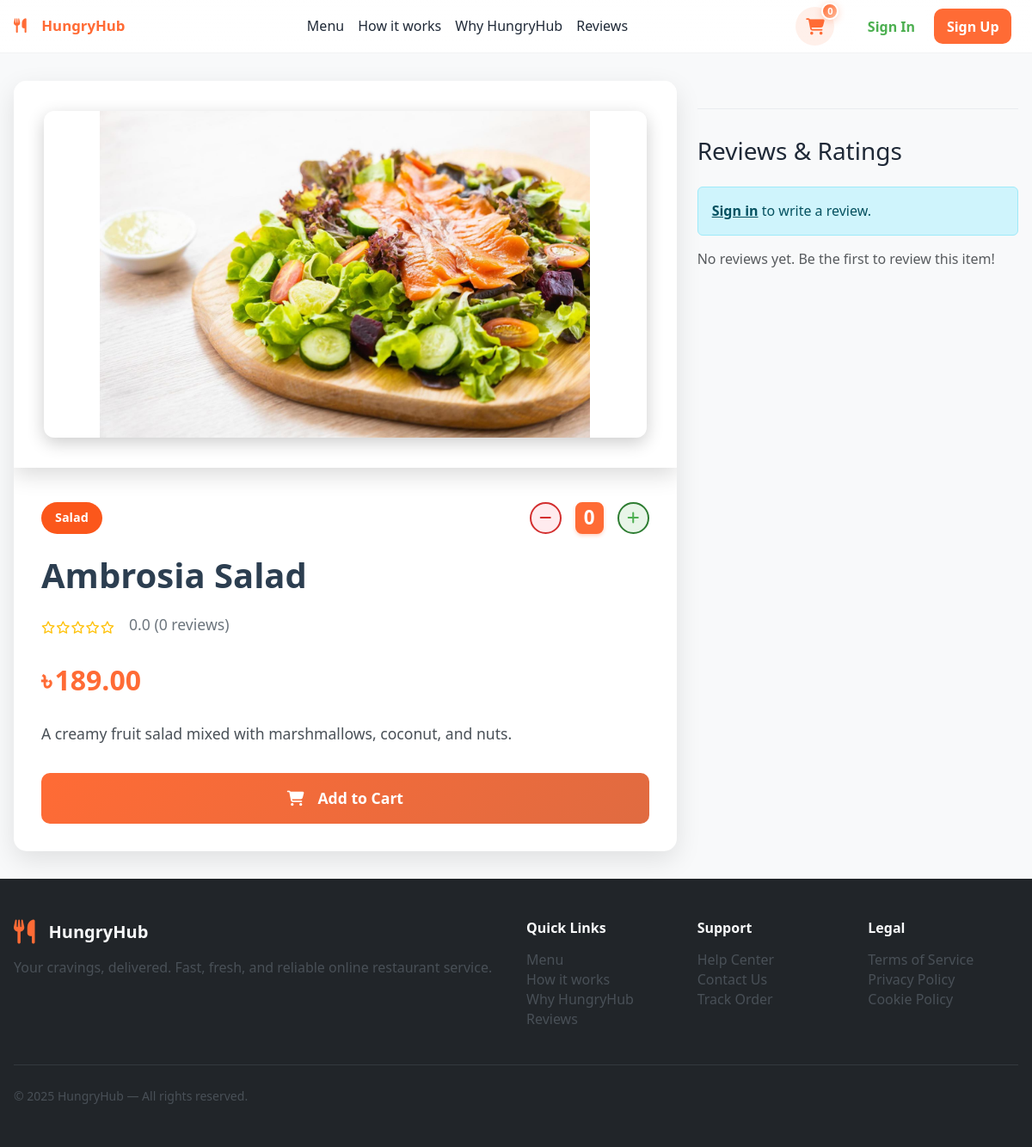
Page /pages/food-detail.php?id=1 on the committed database.
### tables this page shows
CREATE TABLE `food_items` (
  `id` int(11) NOT NULL,
  `category` varchar(50) NOT NULL,
  `name` varchar(100) NOT NULL,
  `price` decimal(10,2) NOT NULL,
  `description` text DEFAULT NULL,
  `image` varchar(255) DEFAULT NULL,
  `created_at` timestamp NOT NULL DEFAULT current_timestamp()
);

### auth/auth_functions.php (called while the page is built, shortened)
<?php
function isLoggedIn() {
    return isset($_SESSION['user_logged_in']) && $_SESSION['user_logged_in'] === true;
}
?>

### pages/food-detail.php (the view, shortened to what this page needs)
<?php
require_once '../auth/auth_functions.php';
$food_id = $_GET['id'] ?? null;
$host = 'localhost';
$dbname = 'hungry_hub';
$username = 'root';
$password = '';
try {
    $pdo = new PDO("mysql:host=$host;dbname=$dbname", $username, $password);
    $pdo->setAttribute(PDO::ATTR_ERRMODE, PDO::ERRMODE_EXCEPTION);
} catch(PDOException $e) {
    die("Connection failed: " . $e->getMessage());
}
$stmt = $pdo->prepare("SELECT * FROM food_items WHERE id = ?");
$stmt->execute([$food_id]);
$food_item = $stmt->fetch(PDO::FETCH_ASSOC);
$user_has_ordered = false;
$stmt = $pdo->prepare("
    SELECT r.*, u.name as user_name
    FROM reviews r
    LEFT JOIN users u ON r.user_id = u.id
    WHERE r.food_id = ?
    ORDER BY r.created_at DESC
");
$stmt->execute([$food_id]);
$reviews = $stmt->fetchAll(PDO::FETCH_ASSOC);
$avg_rating = 0;
?>
<?php include '../components/header.php'; ?>
<div class="food-detail-container">
    <div class="container">
        <div class="row">
            <div class="col-lg-8">
                <div class="food-detail-card">
                    <div class="food-image-section">
                        <img src="../<?php echo htmlspecialchars($food_item['image']); ?>"
                             alt="<?php echo htmlspecialchars($food_item['name']); ?>"
                             class="food-image">
                    </div>
                    <div class="food-info">
                        <div class="d-flex align-items-center justify-content-between mb-3">
                            <div class="food-category"><?php echo htmlspecialchars($food_item['category']); ?></div>
                            <div class="card-quantity-controls">
                                <button class="btn btn-sm btn-outline-secondary" onclick="decreaseQuantity('<?php echo htmlspecialchars($food_item['name']); ?>')" id="remove-<?php echo htmlspecialchars(str_replace(' ', '-', $food_item['name'])); ?>">
                                    <i class="fas fa-minus"></i>
                                </button>
                                <span class="card-quantity-display mx-2" id="qty-<?php echo htmlspecialchars(str_replace(' ', '-', $food_item['name'])); ?>">0</span>
                                <button class="btn btn-sm btn-outline-primary" onclick="increaseQuantity('<?php echo htmlspecialchars($food_item['name']); ?>')">
                                    <i class="fas fa-plus"></i>
                                </button>
                            </div>
                        </div>
                        <h1 class="food-title"><?php echo htmlspecialchars($food_item['name']); ?></h1>
                        <div class="rating-section">
                            <div class="rating-stars">
                                <?php
                                $full_stars = floor($avg_rating);
                                $has_half = ($avg_rating - $full_stars) >= 0.5;
                                for ($i = 1; $i <= 5; $i++) {
                                    if ($i <= $full_stars) {
                                        echo '<i class="fas fa-star"></i>';
                                    } elseif ($i == $full_stars + 1 && $has_half) {
                                        echo '<i class="fas fa-star-half-alt"></i>';
                                    } else {
                                        echo '<i class="far fa-star"></i>';
                                    }
                                }
                                ?>
                            </div>
                            <span class="rating-text">
                                <?php echo number_format($avg_rating, 1); ?>
                                (<?php echo count($reviews); ?> reviews)
                            </span>
                        </div>
                        <div class="food-price">
                            <span class="card-currency-symbol">৳</span><?php echo number_format($food_item['price'], 2); ?>
                        </div>
                        <p class="food-description">
                            <?php echo htmlspecialchars($food_item['description']); ?>
                        </p>
                        <button class="btn btn-add-to-cart w-100" onclick="addToCart('<?php echo htmlspecialchars($food_item['name']); ?>')">
                            <i class="fas fa-shopping-cart me-2"></i>
                            Add to Cart
                        </button>
                    </div>
                </div>
            </div>
            <div class="col-lg-4">
                <div class="reviews-section">
                    <h3 class="mb-4">Reviews & Ratings</h3>
                    <?php if (isLoggedIn()): ?>
                    <?php if ($user_has_ordered): ?>
                    <div class="review-form">
                        <h5>Write a Review</h5>
                        <form method="POST">
                            <div class="star-rating" id="star-rating">
                                <span class="star" data-rating="1"><i class="far fa-star"></i></span>
                                <span class="star" data-rating="2"><i class="far fa-star"></i></span>
                                <span class="star" data-rating="3"><i class="far fa-star"></i></span>
                                <span class="star" data-rating="4"><i class="far fa-star"></i></span>
                                <span class="star" data-rating="5"><i class="far fa-star"></i></span>
                            </div>
                            <input type="hidden" name="rating" id="rating-input" value="0">
                            <div class="mb-3">
                                <textarea class="form-control" name="review_text" rows="4"
                                          placeholder="Write your review here..." required></textarea>
                            </div>
                            <button type="submit" name="submit_review" class="btn btn-primary">
                                Submit Review
                            </button>
                        </form>
                    </div>
                    <?php else: ?>
                    <div class="alert alert-warning">
                        <div class="d-flex align-items-center">
                            <i class="fas fa-shopping-cart me-3 fa-2x text-warning"></i>
                            <div>
                                <h6 class="mb-1">Order Required to Review</h6>
                                <p class="mb-2">You can only review items you have ordered. Add this item to your cart and place an order to leave a review.</p>
                                <a href="index.php" class="btn btn-warning btn-sm">
                                    <i class="fas fa-utensils me-1"></i>Browse Menu
                                </a>
                            </div>
                        </div>
                    </div>
                    <?php endif; ?>
                    <?php else: ?>
                    <div class="alert alert-info">
                        <a href="signin.php" class="alert-link">Sign in</a> to write a review.
                    </div>
                    <?php endif; ?>
                    <div class="reviews-list">
                        <?php if (empty($reviews)): ?>
                        <p class="text-muted">No reviews yet. Be the first to review this item!</p>
                        <?php endif; ?>
                    </div>
                </div>
            </div>
        </div>
    </div>
</div>
<?php include '../components/footer.php'; ?>

### cssFiles/homePage.css (style rules this page uses)
:root { --bg: #fff; --muted: #6b7280; --accent: #FF6B35; --accent-2: #FFB997; --primary-dark: #1F2937; --card: #F9FAFB; --glass: rgba(255,255,255,0.6); --radius: 14px; --max-width: 1200px; --gap: 1.25rem; font-family: 'Inter', system-ui, -apple-system, "Segoe UI", Roboto, "Helvetica Neue", Arial; color-scheme: light; }
* { box-sizing:border-box }
html,body { height:100% }
body { margin:0; background:var(--bg); color:var(--primary-dark); -webkit-font-smoothing:antialiased; -moz-osx-font-smoothing:grayscale; line-height:1.45; font-size:16px; }
.container { max-width:var(--max-width); margin:0 auto; padding: 0 1rem; }
body { width: 100%; overflow-x: hidden; }
.btn-outline-primary { border-color: #4CAF50; color: #4CAF50; background: white; transition: all 0.3s ease; border-radius: 12px; padding: 0.5rem 1rem; font-weight: 500; }
.btn-outline-primary i { color: #4CAF50; transition: all 0.3s ease; }
.btn { display:inline-flex; align-items:center; justify-content:center; gap:.5rem; padding:0.55rem 0.9rem; border-radius:10px; text-decoration:none; font-weight:600; border:0; cursor:pointer; }
html { scroll-behavior: smooth; }
img { transition: opacity 0.3s ease; }

### cssFiles/cart_modal.css (style rules this page uses)
:root { --cart-primary: #4CAF50; --cart-primary-light: #81C784; --cart-primary-dark: #388E3C; --cart-accent: #FF6B35; --cart-accent-light: #FFB997; --cart-neutral-50: #F9FAFB; --cart-neutral-100: #F3F4F6; --cart-neutral-200: #E5E7EB; --cart-neutral-300: #D1D5DB; --cart-neutral-500: #6B7280; --cart-neutral-700: #374151; --cart-neutral-900: #111827; --cart-shadow-sm: 0 1px 2px 0 rgba(0, 0, 0, 0.05); --cart-shadow-md: 0 4px 6px -1px rgba(0, 0, 0, 0.1), 0 2px 4px -1px rgba(0, 0, 0, 0.06); --cart-shadow-lg: 0 10px 15px -3px rgba(0, 0, 0, 0.1), 0 4px 6px -2px rgba(0, 0, 0, 0.05); --cart-shadow-xl: 0 20px 25px -5px rgba(0, 0, 0, 0.1), 0 10px 10px -5px rgba(0, 0, 0, 0.04); --cart-radius: 16px; --cart-radius-lg: 20px; }

### cssFiles/foodCards.css (style rules this page uses)
.food-image { transition: all 0.3s ease; height: 220px; object-fit: cover; width: 100%; }
.rating-stars i { font-size: 0.9rem; margin-right: 1px; }

### rows in the picture
food_items: image (picture), category "Salad", name "Ambrosia Salad", price "189.00", description "A creamy fruit salad mixed with marshmallows, coconut, and nuts."

### other values in the picture
$avg_rating "0.0"
count($reviews) "0"
